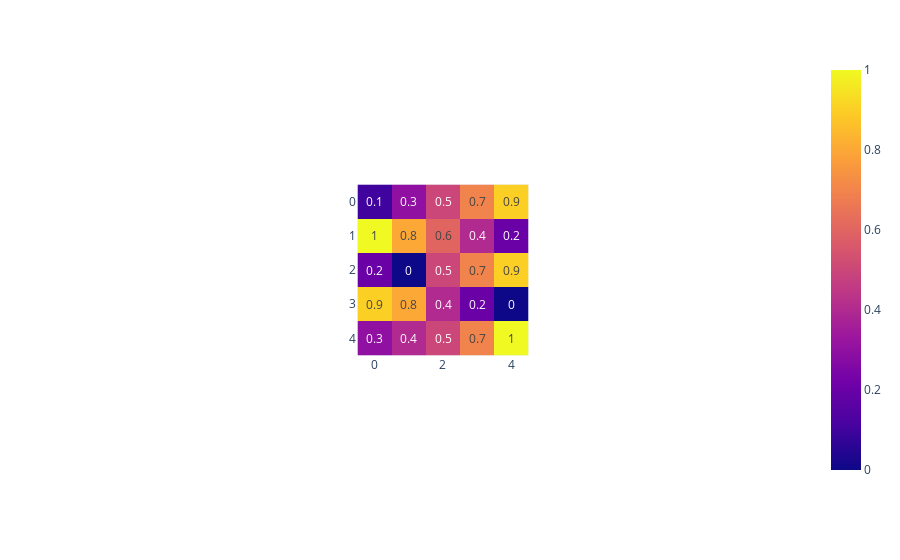

The notebook cell saved with this chart:
### Markdown cell above
## Heatmaps (siltuma kartes)

Siltuma kartes ļauj datus vizualizēt 2D režģī. Dati režģī tiek attēloti kā krāsas. Siltuma kartes ir ļoti noderīgas korelācijas matricu vizualizēšanai.

### Code cell
z = [[.1, .3, .5, .7, .9],
     [1, .8, .6, .4, .2],
     [.2, 0, .5, .7, .9],
     [.9, .8, .4, .2, 0],
     [.3, .4, .5, .7, 1]]

fig = px.imshow(z, text_auto=True)
# note how imshow is very similar to the matplotlib imshow function
fig.show()

### Figure 1 — Plotly figure (JSON) as saved in the notebook; plotly's stock layout.template omitted (floating-point values rounded to 4 significant figures)
{"data": [{"coloraxis": "coloraxis", "hovertemplate": "x: %{x}<br>y: %{y}<br>color: %{z}<extra></extra>", "name": "0", "texttemplate": "%{z}", "type": "heatmap", "xaxis": "x", "yaxis": "y", "z": [[0.1, 0.3, 0.5, 0.7, 0.9], [1, 0.8, 0.6, 0.4, 0.2], [0.2, 0, 0.5, 0.7, 0.9], [0.9, 0.8, 0.4, 0.2, 0], [0.3, 0.4, 0.5, 0.7, 1]]}], "layout": {"autosize": true, "coloraxis": {"colorscale": [[0, "#0d0887"], [0.1111, "#46039f"], [0.2222, "#7201a8"], [0.3333, "#9c179e"], [0.4444, "#bd3786"], [0.5556, "#d8576b"], [0.6667, "#ed7953"], [0.7778, "#fb9f3a"], [0.8889, "#fdca26"], [1, "#f0f921"]]}, "margin": {"t": 60}, "xaxis": {"anchor": "y", "autorange": true, "constrain": "domain", "domain": [0.3822, 0.6178], "range": [-0.5, 4.5], "scaleanchor": "y"}, "yaxis": {"anchor": "x", "autorange": true, "constrain": "domain", "domain": [0, 1], "range": [4.5, -0.5]}}}
